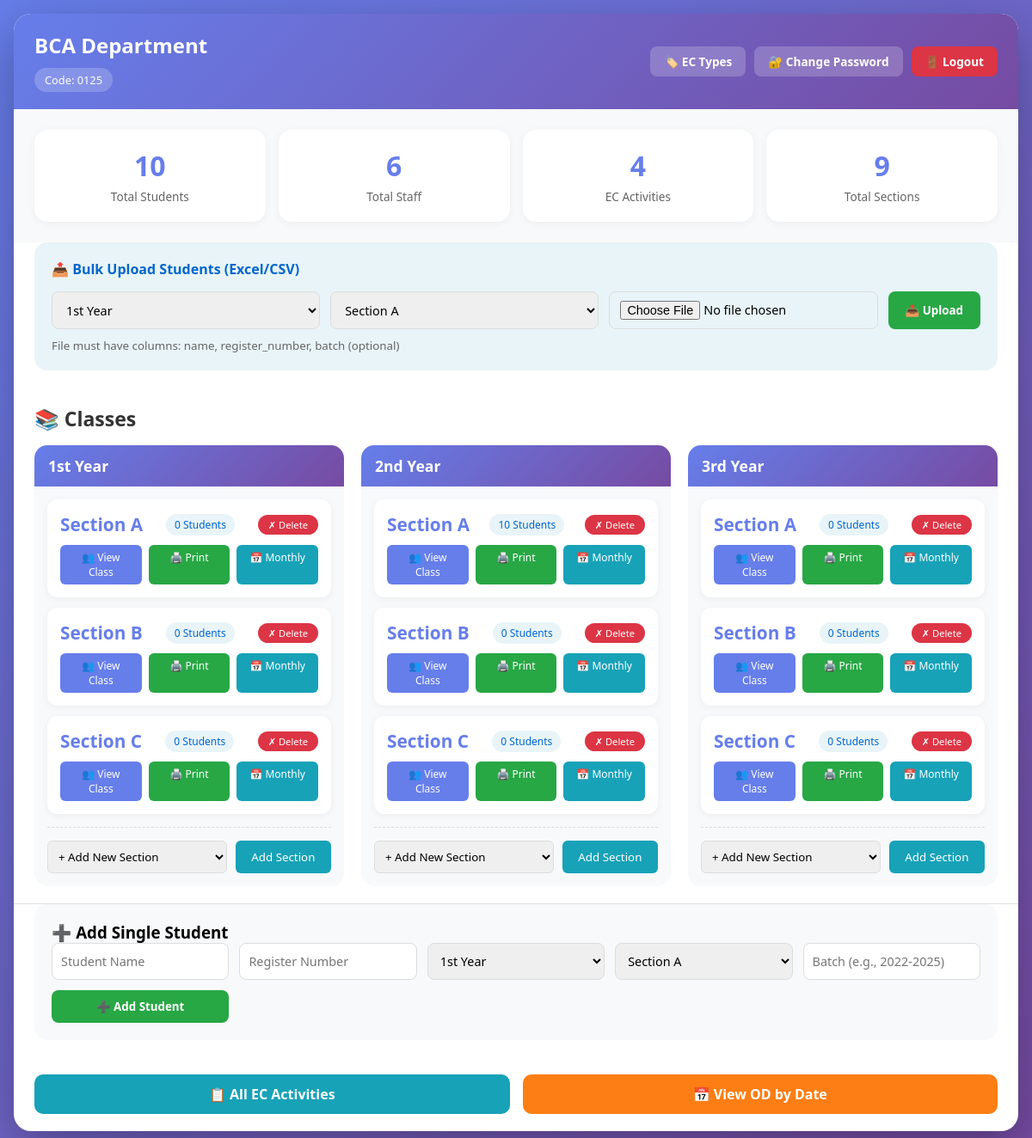
Screenshot of /admin_dashboard (signed in) with the database file from the repository.
### app.py (models this page shows)
class Department(db.Model):
    __tablename__ = 'departments'
    id = db.Column(db.Integer, primary_key=True, autoincrement=True)
    name = db.Column(db.String(100), unique=True, nullable=False)
    code = db.Column(db.String(20), unique=True, nullable=False)
    description = db.Column(db.String(200))
    created_at = db.Column(db.DateTime, default=datetime.now)
    students = db.relationship('Student', backref='department', lazy=True)
    staff_assignments = db.relationship('StaffDepartment', backref='dept', lazy=True, cascade='all, delete-orphan')
    activity_types = db.relationship('ActivityType', backref='dept', lazy=True, cascade='all, delete-orphan')
    sections = db.relationship('ClassSection', backref='dept', lazy=True, cascade='all, delete-orphan')

class ClassSection(db.Model):
    __tablename__ = 'class_sections'
    id = db.Column(db.Integer, primary_key=True, autoincrement=True)
    year = db.Column(db.String(20), nullable=False)
    section = db.Column(db.String(1), nullable=False)
    department_id = db.Column(db.Integer, db.ForeignKey('departments.id'), nullable=False)
    created_at = db.Column(db.DateTime, default=datetime.now)
    __table_args__ = (db.UniqueConstraint('year', 'section', 'department_id', name='unique_section_per_dept'),)

### app.py (the view)
@app.route('/admin_dashboard')
def admin_dashboard():
    dept_id_param = request.args.get('dept_id')
    if dept_id_param:
        department_id = int(dept_id_param)
        session['department_id'] = department_id
        session['role'] = 'dept_admin_viewer'
        session['staff_id'] = None
        session['staff_name'] = None
    else:
        role = session.get('role')
        department_id = session.get('department_id')
        if role not in ['dept_admin', 'dept_admin_viewer']:
            return redirect(url_for('index'))
        if not department_id:
            return redirect(url_for('index'))
    department = db.session.get(Department, session['department_id'])
    if not department:
        session.clear()
        return redirect(url_for('index'))
    total_students = Student.query.filter_by(department_id=session['department_id']).count()
    total_staff = StaffDepartment.query.filter_by(department_id=session['department_id']).count()
    total_activity_types = ActivityType.query.filter_by(department_id=session['department_id']).count()
    total_sections = ClassSection.query.filter_by(department_id=session['department_id']).count()
    students = Student.query.filter_by(department_id=session['department_id']).all()
    staff_assignments = StaffDepartment.query.filter_by(department_id=session['department_id']).all()
    staff_ids = [sa.staff_id for sa in staff_assignments]
    staff = Staff.query.filter(Staff.id.in_(staff_ids)).all() if staff_ids else []
    sections_by_year = {}
    for year in ['1st Year', '2nd Year', '3rd Year']:
        sections_by_year[year] = ClassSection.query.filter_by(
            department_id=session['department_id'],
            year=year
        ).order_by(ClassSection.section).all()
    all_sections = ClassSection.query.filter_by(department_id=session['department_id']).order_by(ClassSection.year, ClassSection.section).all()
    available_sections = {}
    for year in ['1st Year', '2nd Year', '3rd Year']:
        existing = [s.section for s in ClassSection.query.filter_by(department_id=session['department_id'], year=year).all()]
        available_sections[year] = [chr(i) for i in range(ord('A'), ord('Z') + 1) if chr(i) not in existing]
    return render_template('admin_dashboard.html',
                         students=students,
                         staff=staff,
                         total_students=total_students,
                         total_staff=total_staff,
                         total_activity_types=total_activity_types,
                         total_sections=total_sections,
                         sections_by_year=sections_by_year,
                         all_sections=all_sections,
                         available_sections=available_sections,
                         department=department)

### app.py (called while the page is built)
@app.context_processor
def inject_datetime():
    return {'datetime': datetime}

### templates/admin_dashboard.html (shortened to what this page needs)
<!DOCTYPE html>
<html lang="en">
<head>
</head>
<body>
    <div class="container">
        <div class="header">
            <div>
                <h1>{{ department.name }} Department</h1>
                <span class="department-badge">Code: {{ department.code }}</span>
            </div>
            <div class="header-buttons">
                <a href="{{ url_for('ec_types') }}" class="header-btn">🏷️ EC Types</a>
                <a href="{{ url_for('change_password') }}" class="header-btn">🔐 Change Password</a>
                <a href="{{ url_for('logout') }}" class="header-btn logout-btn">🚪 Logout</a>
            </div>
        </div>
        <div class="stats-container">
            <div class="stat-card">
                <h3>{{ total_students }}</h3>
                <p>Total Students</p>
            </div>
            <div class="stat-card">
                <h3>{{ total_staff }}</h3>
                <p>Total Staff</p>
            </div>
            <div class="stat-card">
                <h3>{{ total_activity_types }}</h3>
                <p>EC Activities</p>
            </div>
            <div class="stat-card">
                <h3>{{ total_sections }}</h3>
                <p>Total Sections</p>
            </div>
        </div>
        <div class="upload-section">
            <h3>📤 Bulk Upload Students (Excel/CSV)</h3>
            <form action="{{ url_for('upload_students') }}" method="POST" enctype="multipart/form-data" class="upload-form">
                <select name="year" required>
                    <option value="1st Year">1st Year</option>
                </select>
                <select name="section" required>
                    {% for section in all_sections %}
                    <option value="{{ section.section }}">Section {{ section.section }}</option>
                    {% endfor %}
                </select>
                <input type="file" name="file" accept=".xlsx,.xls,.csv" required>
                <button type="submit">📤 Upload</button>
            </form>
            <small style="color: #666; display: block; margin-top: 10px;">File must have columns: name, register_number, batch (optional)</small>
        </div>
        <div class="section">
            <div class="section-title">
                <h2>📚 Classes</h2>
            </div>
            <div class="years-grid">
                {% for year in ['1st Year', '2nd Year', '3rd Year'] %}
                <div class="year-card">
                    <div class="year-header">{{ year }}</div>
                    <div class="sections-container">
                        {% set year_sections = sections_by_year.get(year, []) %}
                        {% if year_sections %}
                            {% for section in year_sections %}
                            <div class="section-box" id="section-{{ year }}-{{ section.section }}">
                                <div class="section-header">
                                    <span class="section-letter">Section {{ section.section }}</span>
                                    <span class="student-count">
                                        {% set count = students|selectattr('year', 'equalto', year)|selectattr('section', 'equalto', section.section)|list|length %}
                                        {{ count }} Students
                                    </span>
                                    <button class="delete-section-btn" onclick="deleteSection('{{ section.id }}', '{{ year }}', '{{ section.section }}')">✗ Delete</button>
                                </div>
                                <div class="section-buttons">
                                    <a href="{{ url_for('view_class', year=year, section=section.section) }}" class="section-btn btn-view">👥 View Class</a>
                                    <a href="{{ url_for('print_attendance', year=year, section=section.section) }}" class="section-btn btn-print">🖨️ Print</a>
                                    <a href="{{ url_for('monthly_attendance', year=year, section=section.section) }}" class="section-btn btn-monthly">📅 Monthly</a>
                                </div>
                            </div>
                            {% endfor %}
                        {% else %}
                            <div style="text-align: center; padding: 20px; color: #999;">No sections added</div>
                        {% endif %}
                        <div class="add-section-form">
                            <select id="new_section_{{ year }}">
                                <option value="">+ Add New Section</option>
                            </select>
                            <button onclick="addSection('{{ year }}')">Add Section</button>
                        </div>
                    </div>
                </div>
                {% endfor %}
            </div>
        </div>
        <div class="add-student-section">
            <h3>➕ Add Single Student</h3>
            <form action="{{ url_for('add_student') }}" method="POST" class="add-student-form">
                <input type="text" name="name" placeholder="Student Name" required>
                <input type="text" name="register_number" placeholder="Register Number" required>
                <select name="year" required>
                    <option value="1st Year">1st Year</option>
                </select>
                <select name="section" required>
                    {% for section in all_sections %}
                    <option value="{{ section.section }}">Section {{ section.section }}</option>
                    {% endfor %}
                </select>
                <input type="text" name="batch" placeholder="Batch (e.g., 2022-2025)" required>
                <button type="submit">➕ Add Student</button>
            </form>
        </div>
        <div class="report-buttons">
            <a href="{{ url_for('all_ec_activities') }}" class="report-btn report-btn-ec">📋 All EC Activities</a>
            <a href="{{ url_for('od_by_date') }}" class="report-btn report-btn-od">📅 View OD by Date</a>
        </div>
    </div>
</body>
</html>

### rows the page displays
Department: name "BCA", code "0125"
ClassSection: section "A", count "0"
ClassSection: section "B", count "0"
ClassSection: section "C", count "0"
ClassSection: section "A", count "10"
ClassSection: section "B", count "0"
ClassSection: section "C", count "0"
ClassSection: section "A", count "0"
ClassSection: section "B", count "0"
ClassSection: section "C", count "0"

### other values shown
{{ total_students }} "10"
{{ total_staff }} "6"
{{ total_activity_types }} "4"
{{ total_sections }} "9"
{{ year }} "1st Year" "2nd Year" "3rd Year"
